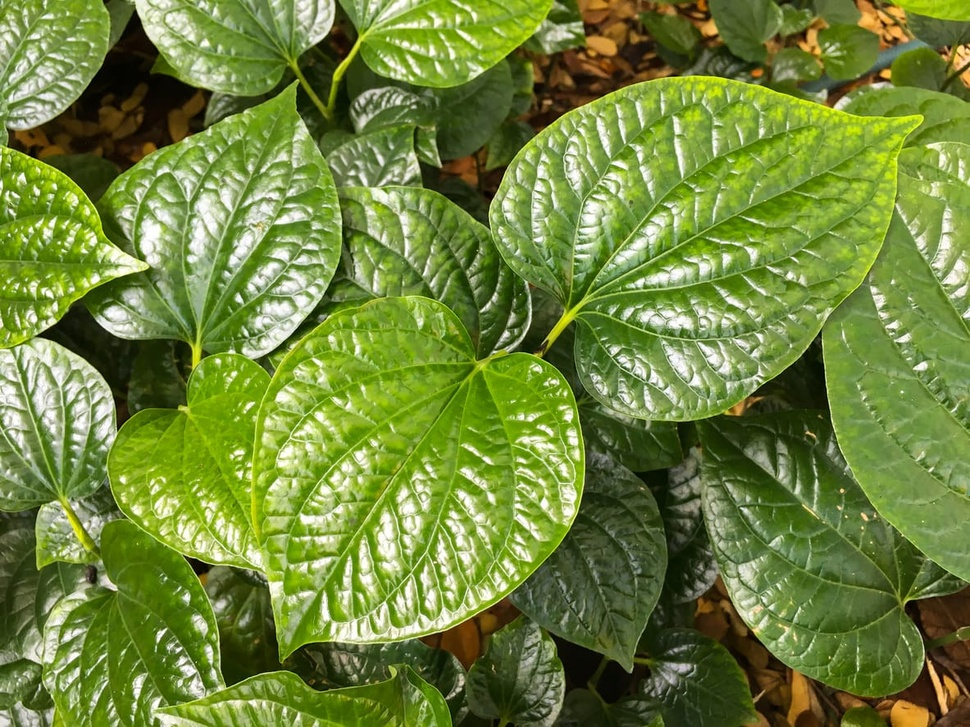
#> input picture examples/gambar.jpg, 970 x 727 px, shrunk from 1183 x 887 before the run
$ python edge_detection.py -i examples/gambar.jpg   (older library calls are emulated)
#> lines starting #> are read from the running program, lines starting #| are printed output that depends on the picture
import os
import cv2
import numpy as np
import matplotlib.pyplot as plt
import argparse

# === FUNGSI: memastikan folder output tersedia ===
def ensure_dir(path):
    if not os.path.exists(path):
        os.makedirs(path)

# === FUNGSI UTAMA ===
def main():
    parser = argparse.ArgumentParser(description="Program Deteksi Tepi pada Citra (Sobel, Laplacian, Canny)")
    parser.add_argument('--input', '-i', required=True, help='Path gambar input (contoh: examples/gambar.jpg)')
    parser.add_argument('--out', '-o', default='outputs', help='Folder output')
    args = parser.parse_args()

    # --- 1. Baca gambar ---
    img = cv2.imread(args.input)
#> img is the input picture: shape (727, 970, 3); mean B, G, R 59.8, 133.2, 112.2
    if img is None:
        print(f"[ERROR] Gambar '{args.input}' tidak ditemukan.")
        return
    gray = cv2.cvtColor(img, cv2.COLOR_BGR2GRAY)
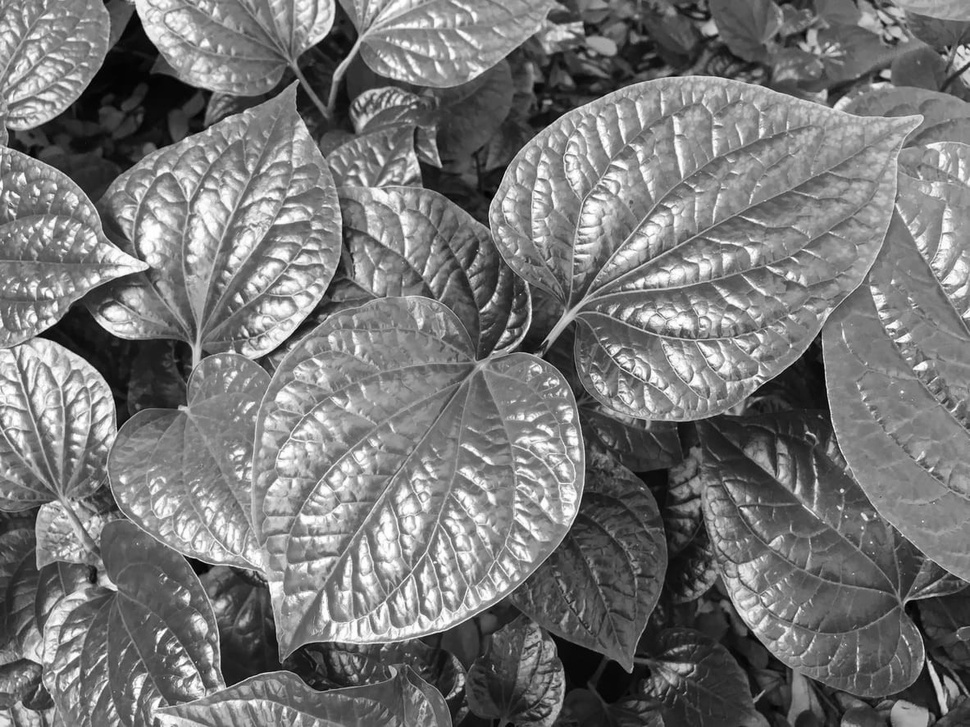
#> gray: shape (727, 970); min 0, max 255, mean 118.6

    # --- 2. Deteksi tepi ---
    sobelx = cv2.Sobel(gray, cv2.CV_64F, 1, 0, ksize=3)
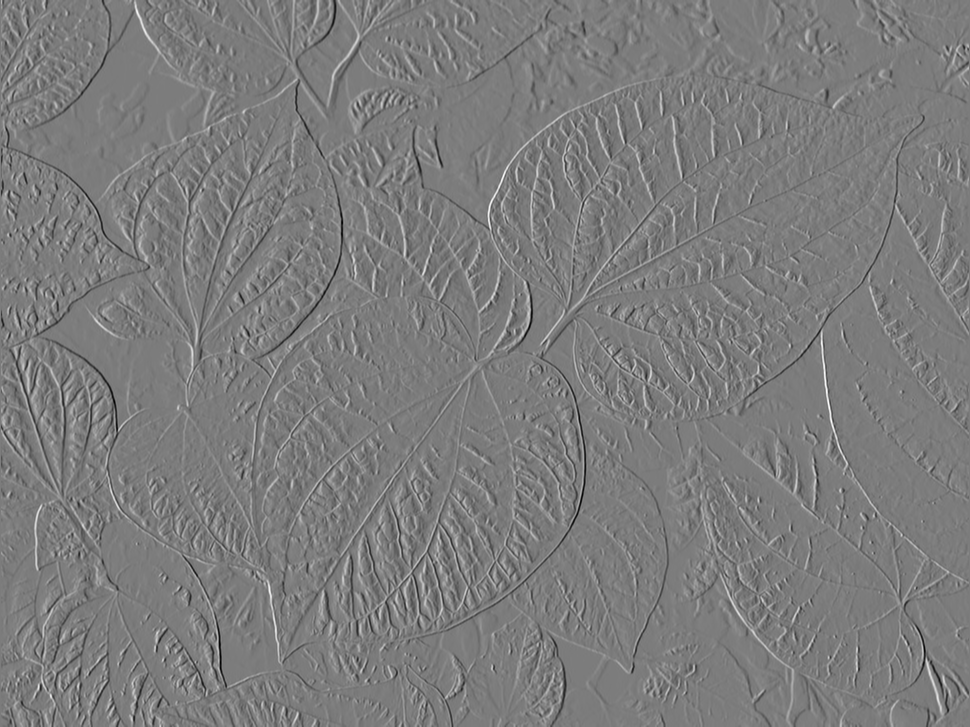
#> sobelx: shape (727, 970) float64; min -820, max 859, mean -0.1; drawn with min black and max white
    sobely = cv2.Sobel(gray, cv2.CV_64F, 0, 1, ksize=3)
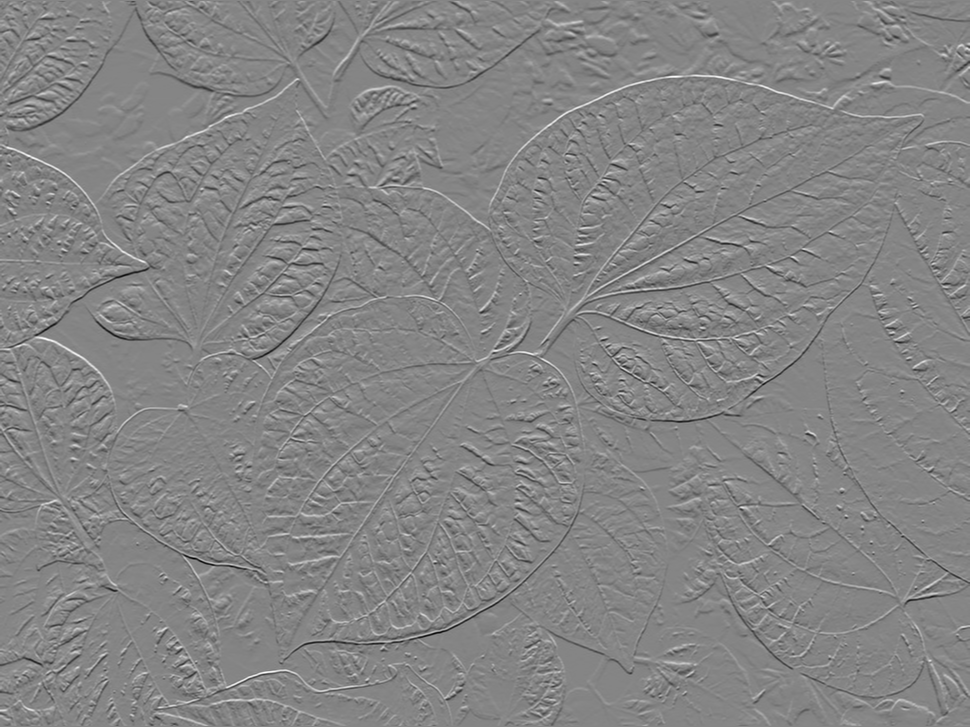
#> sobely: shape (727, 970) float64; min -875, max 802, mean -0.4; drawn with min black and max white
    sobel = cv2.magnitude(sobelx, sobely)

    laplacian = cv2.Laplacian(gray, cv2.CV_64F)
    laplacian = cv2.convertScaleAbs(laplacian)
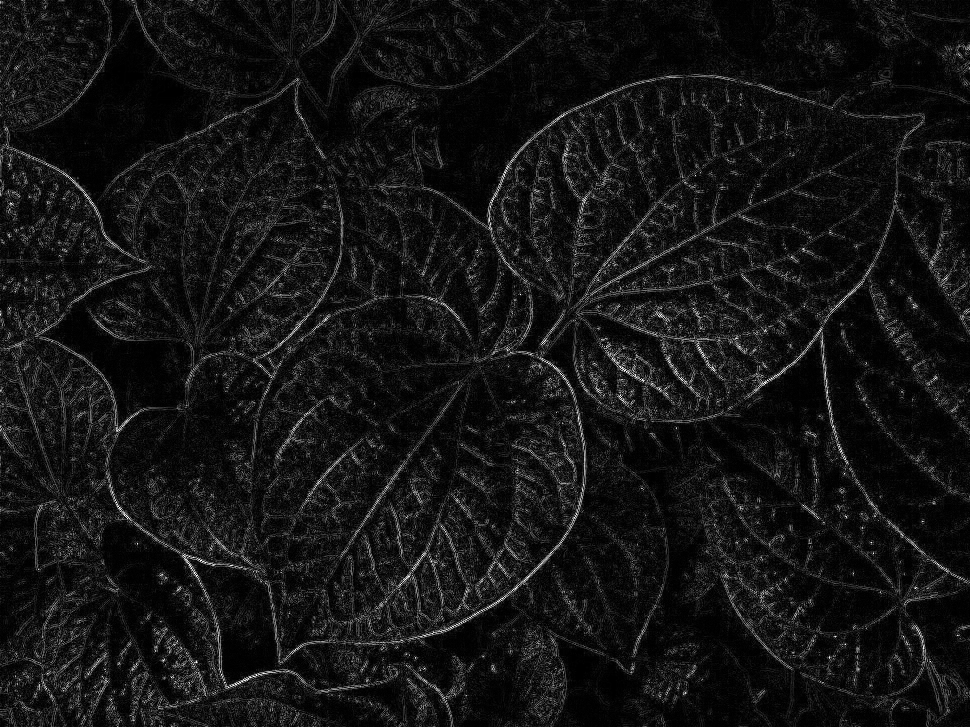
#> laplacian: shape (727, 970); min 0, max 255, mean 20.3

    canny = cv2.Canny(gray, 100, 200)
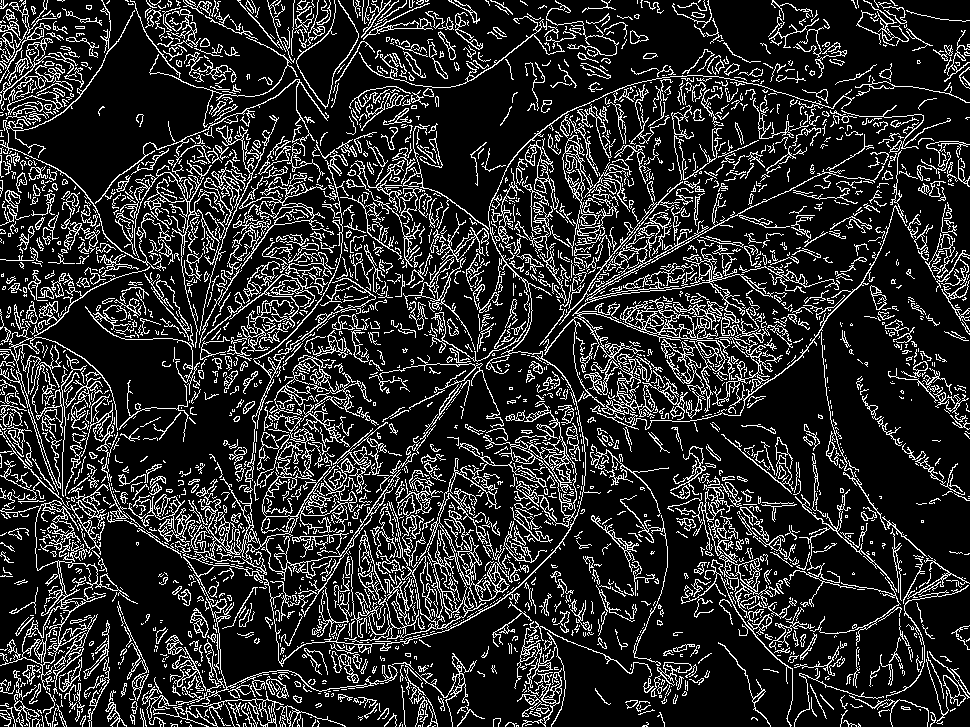
#> canny: shape (727, 970); 17.1% white in thin lines or dots

    # --- 3. Pastikan folder output ada ---
    ensure_dir(args.out)

    # --- 4. Simpan hasil ---
    base = os.path.splitext(os.path.basename(args.input))[0]
    cv2.imwrite(os.path.join(args.out, f"{base}_gray.jpg"), gray)
    cv2.imwrite(os.path.join(args.out, f"{base}_sobel.jpg"), sobel)
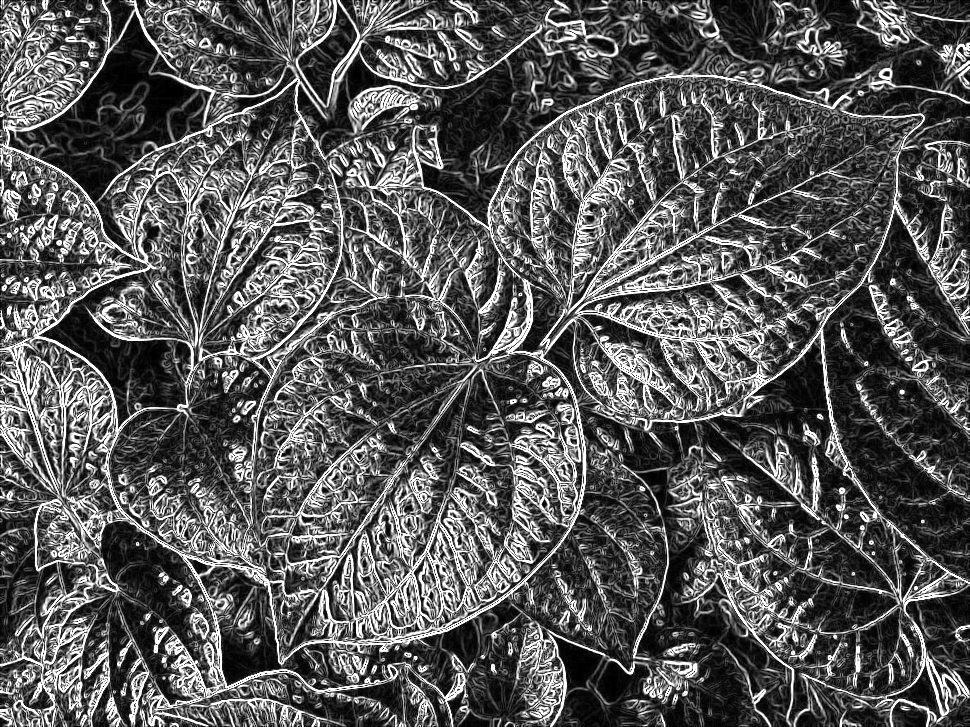
#> saved as gambar_sobel.jpg: shape (727, 970); min 0, max 255, mean 88.7
    cv2.imwrite(os.path.join(args.out, f"{base}_laplacian.jpg"), laplacian)
    cv2.imwrite(os.path.join(args.out, f"{base}_canny.jpg"), canny)

    # --- 5. Tampilkan hasil ---
    titles = ['Asli', 'Grayscale', 'Sobel', 'Laplacian', 'Canny']
    images = [img[..., ::-1], gray, sobel, laplacian, canny]

    plt.figure(figsize=(12,6))
    for i in range(5):
        plt.subplot(2,3,i+1)
        plt.imshow(images[i], cmap='gray')
        plt.title(titles[i])
        plt.axis('off')

    plt.tight_layout()
    plt.savefig(os.path.join(args.out, f"{base}_comparison.png"))
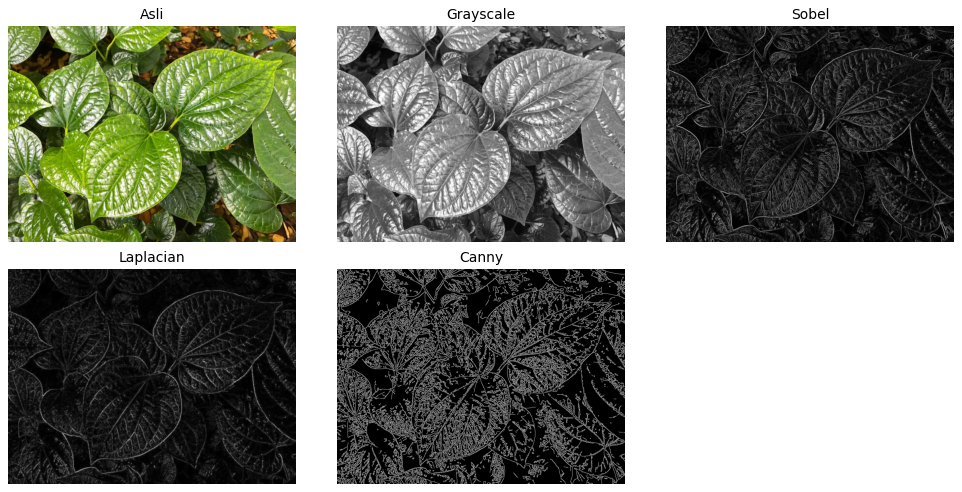
#> figure drawn by matplotlib, 5 panels
    plt.show()

    print(f"\n✅ Proses selesai! Hasil disimpan di folder: '{args.out}'")

if __name__ == "__main__":
    main()
